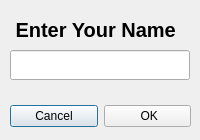
<?xml version="1.0" encoding="UTF-8"?>
<ui version="4.0">
 <class>Dialog</class>
 <widget class="QDialog" name="Dialog">
  <property name="geometry">
   <rect>
    <x>0</x>
    <y>0</y>
    <width>200</width>
    <height>140</height>
   </rect>
  </property>
  <property name="windowTitle">
   <string>New Record!!!</string>
  </property>
  <widget class="QLabel" name="label">
   <property name="geometry">
    <rect>
     <x>10</x>
     <y>20</y>
     <width>181</width>
     <height>20</height>
    </rect>
   </property>
   <property name="font">
    <font>
     <pointsize>15</pointsize>
     <bold>true</bold>
    </font>
   </property>
   <property name="text">
    <string> Enter Your Name</string>
   </property>
  </widget>
  <widget class="QLineEdit" name="EnterName">
   <property name="geometry">
    <rect>
     <x>10</x>
     <y>50</y>
     <width>180</width>
     <height>30</height>
    </rect>
   </property>
  </widget>
  <widget class="QWidget" name="layoutWidget">
   <property name="geometry">
    <rect>
     <x>10</x>
     <y>100</y>
     <width>181</width>
     <height>32</height>
    </rect>
   </property>
   <layout class="QHBoxLayout" name="horizontalLayout">
    <item>
     <widget class="QPushButton" name="pushButton_2">
      <property name="text">
       <string>Cancel</string>
      </property>
     </widget>
    </item>
    <item>
     <widget class="QPushButton" name="pushButton">
      <property name="text">
       <string> OK</string>
      </property>
     </widget>
    </item>
   </layout>
  </widget>
 </widget>
 <resources/>
 <connections/>
</ui>
